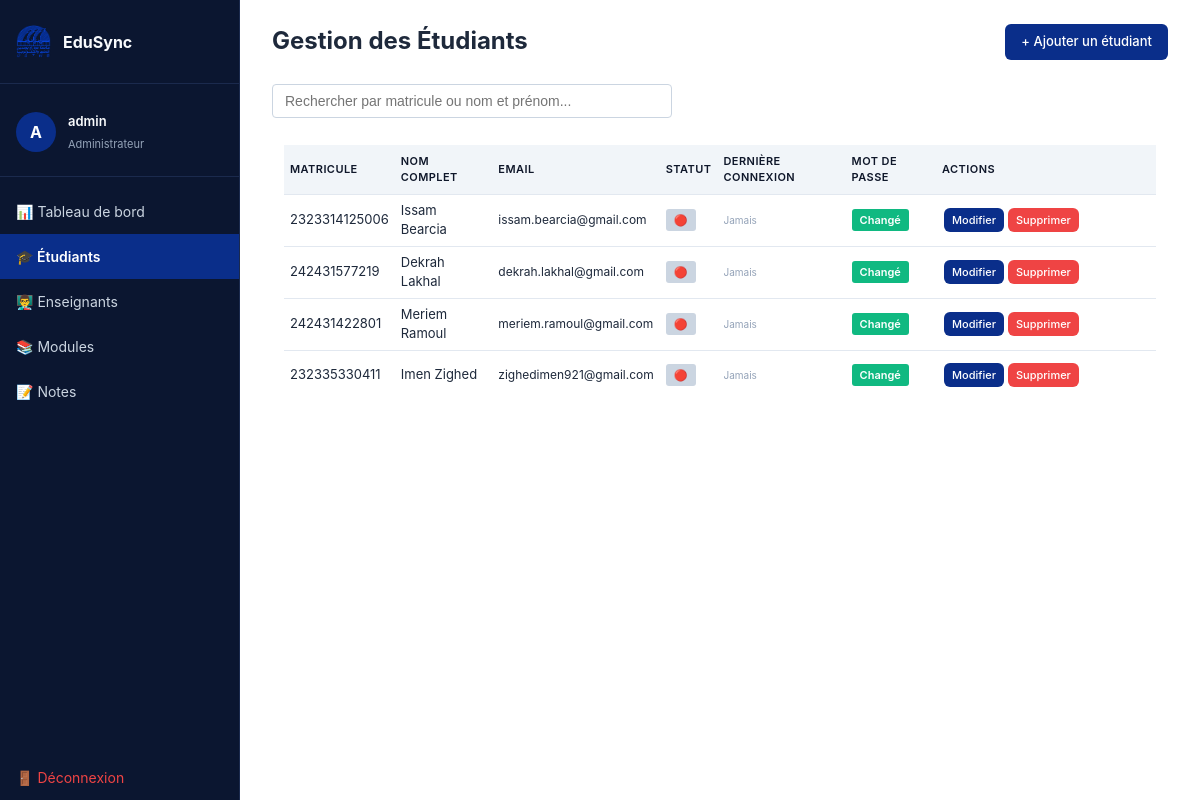
The app's page /admin/students.php (signed in) with its own data.
### tables this page shows
CREATE TABLE IF NOT EXISTS students (
    id          INT AUTO_INCREMENT PRIMARY KEY,
    last_name             VARCHAR(80)  NOT NULL,
    first_name            VARCHAR(80)  NOT NULL,
    email                 VARCHAR(120) NOT NULL UNIQUE,
    profile_image         VARCHAR(255) DEFAULT NULL,
    student_number        VARCHAR(20)  NOT NULL UNIQUE,
    birth_date            DATE,
    password_hash         VARCHAR(255) NOT NULL,
    must_change_password  TINYINT(1)   NOT NULL DEFAULT 1,
    last_login            DATETIME DEFAULT NULL,
    last_activity         DATETIME DEFAULT NULL,
    is_active             TINYINT(1)   NOT NULL DEFAULT 1,
    created_at            TIMESTAMP    DEFAULT CURRENT_TIMESTAMP
);

### admin/students.php (the view, shortened to what this page needs)
<?php
require_once '../config/db.php';
$students = $pdo->query("
    SELECT id, student_number, first_name, last_name, email, must_change_password, last_login, last_activity
    FROM students
    ORDER BY last_name ASC
")->fetchAll();
function is_student_online($last_activity) {
    if (!$last_activity) {
        return false;
    }
    $last_activity_time = strtotime($last_activity);
    $current_time = time();
    $timeout = 30 * 60;
    return ($current_time - $last_activity_time) < $timeout;
}
require_once '../includes/header.php';
?>
<div class="page-header">
    <h1>Gestion des Étudiants</h1>
    <a href="add_student.php" class="btn btn-primary">+ Ajouter un étudiant</a>
</div>
<div class="admin-search-box">
    <input type="text" id="searchInput" placeholder="Rechercher par matricule ou nom et prénom...">
</div>
<div class="admin-card">
    <table class="admin-table">
        <thead>
            <tr>
                <th>Matricule</th>
                <th>Nom complet</th>
                <th>Email</th>
                <th>Statut</th>
                <th>Dernière connexion</th>
                <th>Mot de passe</th>
                <th>Actions</th>
            </tr>
        </thead>
        <tbody>
        <?php if (empty($students)): ?>
            <tr><td colspan="7" class="empty-state">Aucun étudiant trouvé.</td></tr>
        <?php else: ?>
            <?php foreach ($students as $s): ?>
            <tr data-student-id="<?= $s['id'] ?>">
                <td><?= htmlspecialchars($s['student_number']) ?></td>
                <td><?= htmlspecialchars($s['first_name'] . ' ' . $s['last_name']) ?></td>
                <td class="table-col-email"><?= htmlspecialchars($s['email']) ?></td>
                <td class="table-col-status" class="status-badge">
                    <?php
                        $online = is_student_online($s['last_activity']);
                        if ($online) {
                            echo '<span class="badge green">🟢</span>';
                        } else {
                            echo '<span class="badge" style="background: var(--offline); color: var(--offline-text);">🔴</span>';
                        }
                    ?>
                </td>
                <td class="table-col-login">
                    <?php
                        $online = is_student_online($s['last_activity']);
                        if ($online) {
                            echo '<span class="status-online">En ligne</span>';
                        } elseif ($s['last_login']) {
                            $login_date = new DateTime($s['last_login']);
                            echo $login_date->format('d/m/Y H:i');
                        } else {
                            echo '<span class="status-never">Jamais</span>';
                        }
                    ?>
                </td>
                <td>
                    <?php if ($s['must_change_password']): ?>
                        <span class="badge amber">Temp</span>
                    <?php else: ?>
                        <span class="badge green">Changé</span>
                    <?php endif; ?>
                </td>
                <td class="table-actions">
                    <a href="edit_student.php?id=<?= $s['id'] ?>" class="btn btn-primary">Modifier</a>
                    <a href="students.php?delete=<?= $s['id'] ?>"
                       class="btn btn-danger"
                       onclick="return confirm('Supprimer cet étudiant ?')">Supprimer</a>
                </td>
            </tr>
            <?php endforeach; ?>
        <?php endif; ?>
        </tbody>
    </table>
</div>
<?php require_once '../includes/footer.php'; ?>

### includes/header.php (shortened to what this page needs)
<!DOCTYPE html>
<html lang="fr">
<head>
    <link rel="stylesheet" href="../assets/css/main.css">
    <link rel="stylesheet" href="../assets/css/colors.css">
    <link rel="stylesheet" href="../assets/css/admin.css">
</head>
<body>
<div class="layout">
    <?php require_once __DIR__ . '/sidebar.php'; ?>
    <main class="main-content">

### includes/sidebar.php
<?php
$current = basename($_SERVER['PHP_SELF']);
?>
<aside class="sidebar">
    <div class="sidebar-brand"><img src="../assets/images/USTHB.png" alt="Logo" class="sidebar-img">
                EduSync</div>
    <div class="sidebar-user">
        <div class="sidebar-user-avatar">
            <?= strtoupper(substr($_SESSION['user_name'], 0, 1)) ?>
        </div>
        <div class="sidebar-user-info">
            <span class="sidebar-user-name">
                <?= htmlspecialchars($_SESSION['user_name']) ?>
            </span>
            <span class="sidebar-user-role">Administrateur</span>
        </div>
    </div>
    <nav>
        <a href="dashboard.php"  class="<?= $current === 'dashboard.php'  ? 'active' : '' ?>">📊 Tableau de bord</a>
        <a href="students.php"   class="<?= $current === 'students.php'   ? 'active' : '' ?>">🎓 Étudiants</a>
        <a href="teachers.php"   class="<?= $current === 'teachers.php'   ? 'active' : '' ?>">👨‍🏫 Enseignants</a>
        <a href="modules.php"    class="<?= $current === 'modules.php'    ? 'active' : '' ?>">📚 Modules</a>
        <a href="notes.php"      class="<?= $current === 'notes.php'      ? 'active' : '' ?>">📝 Notes</a>
        <a href="../auth/logout.php" class="logout">🚪 Déconnexion</a>
    </nav>
</aside>

### includes/footer.php (shortened to what this page needs)
</main>
</div>
</body>
</html>

### assets/css/colors.css (style rules this page uses)
:root { --primary: #3b82f6; --primary-light: #eff6ff; --success: #10b981; --success-dark: #166534; --success-light: #16a34a; --danger: #ef4444; --danger-dark: #991b1b; --warning: #f59e0b; --warning-light: #fbbf24; --info: #06b6d4; --dark: #0f172a; --gray-100: #f1f5f9; --gray-200: #e2e8f0; --gray-300: #cbd5e1; --gray-400: #94a3b8; --gray-500: #64748b; --gray-600: #475569; --light: #f8fafc; --online: #10b981; --offline: #cbd5e1; --offline-text: #475569; --never: #94a3b8; }
.badge { display: inline-block; padding: 3px 8px; border-radius: 3px; font-size: 11px; font-weight: 600; text-align: center; }
.badge.green { background: var(--success); color: white; }
.status-never { color: var(--never); font-size: 10px; }

### assets/css/admin.css (style rules this page uses)
.admin-search-box { margin-bottom: 15px; }
.admin-search-box input { width: 100%; max-width: 400px; padding: 8px 12px; border: 1px solid var(--gray-300); border-radius: 4px; font-size: 14px; transition: border-color 0.2s; }
.admin-table { font-size: 13px; }
.admin-table th, .admin-table td { padding: 8px 6px; text-align: left; border-bottom: 1px solid var(--gray-200); }
.admin-table th { background: var(--gray-100); font-weight: 600; color: var(--dark); }
.admin-table td { padding: 6px; }
.table-col-email { font-size: 12px; }
.table-col-status { text-align: center; }
.table-col-login { font-size: 11px; }
.table-actions { padding: 6px; text-align: center; }
.table-actions .btn { padding: 4px 8px; font-size: 12px; margin-right: 4px; }
.table-actions .btn:last-child { margin-right: 0; }
.admin-card { padding: 12px; }
.admin-card table { width: 100%; }

### assets/css/variables.css (style rules this page uses)
:root { --color-primary: #0A2E8A; --color-primary-dark: #08225a; --color-primary-light: #e8f0ff; --color-text: #1e293b; --color-text-secondary: #64748b; --color-text-tertiary: #94a3b8; --color-bg-white: #fff; --color-bg-secondary: #f8fafc; --color-bg-dark: #0f172a; --color-border: #d1d5db; --color-border-light: #e2e8f0; --color-green: #10b981; --color-green-light: #e6f7ee; --color-amber: #f59e0b; --color-amber-light: #fef3e0; --color-red: #ef4444; --color-red-light: #fee2e2; --color-purple: #8b5cf6; --color-purple-light: #ede9fe; --color-coral: #ff6b6b; --color-coral-light: #ffe0e0; --shadow-sm: 0 1px 2px rgba(0, 0, 0, 0.05); --shadow-md: 0 4px 6px rgba(0, 0, 0, 0.1); --shadow-lg: 0 10px 40px rgba(0, 0, 0, 0.2); --radius-md: 6px; --radius-lg: 12px; --font-family: -apple-system, BlinkMacSystemFont, "Segoe UI", Roboto, "Helvetica Neue", Arial, sans-serif; --font-size-xs: 11px; --font-size-sm: 12px; --font-size-base: 13px; --font-size-md: 14px; --font-size-lg: 16px; --font-size-xl: 18px; --font-size-2xl: 24px; --font-size-3xl: 28px; --spacing-xs: 4px; --spacing-sm: 8px; --spacing-md: 12px; --spacing-lg: 16px; --spacing-xl: 20px; --spacing-2xl: 24px; --spacing-3xl: 32px; --transition-fast: 0.15s ease; --transition-normal: 0.3s ease; --transition-slow: 0.6s ease; --sidebar-width: 240px; --navbar-height: 62px; --max-content-width: 1040px; }

### assets/css/global.css (style rules this page uses)
* { margin: 0; padding: 0; box-sizing: border-box; }
html { scroll-behavior: smooth; }
body { font-family: var(--font-family); font-size: var(--font-size-md); color: var(--color-text); background: var(--color-bg-white); line-height: 1.5; }
h1, h2, h3, h4, h5, h6 { font-weight: 600; line-height: 1.2; }
h1 { font-size: var(--font-size-3xl); }
a { color: inherit; text-decoration: none; transition: color var(--transition-fast); }
table { width: 100%; border-collapse: collapse; font-size: var(--font-size-md); }
thead tr { background: var(--color-bg-secondary); }
th, td { padding: var(--spacing-md) var(--spacing-lg); text-align: left; border-bottom: 1px solid var(--color-border-light); }
th { font-weight: 600; color: var(--color-text-secondary); font-size: var(--font-size-xs); text-transform: uppercase; letter-spacing: 0.04em; }
tr:last-child td { border-bottom: none; }

### records on screen
students: student_number "2323314125006", first_name+last_name "Issam Bearcia", email "issam.bearcia@gmail.com", shows "Jamais", must_change_password "Changé"
students: student_number "242431577219", first_name+last_name "Dekrah Lakhal", email "dekrah.lakhal@gmail.com", shows "Jamais", must_change_password "Changé"
students: student_number "242431422801", first_name+last_name "Meriem Ramoul", email "meriem.ramoul@gmail.com", shows "Jamais", must_change_password "Changé"
students: student_number "232335330411", first_name+last_name "Imen Zighed", email "zighedimen921@gmail.com", shows "Jamais", must_change_password "Changé"

### other values on screen
substr($_SESSION['user_name'], 0, 1) "A"
$_SESSION['user_name'] "admin"
